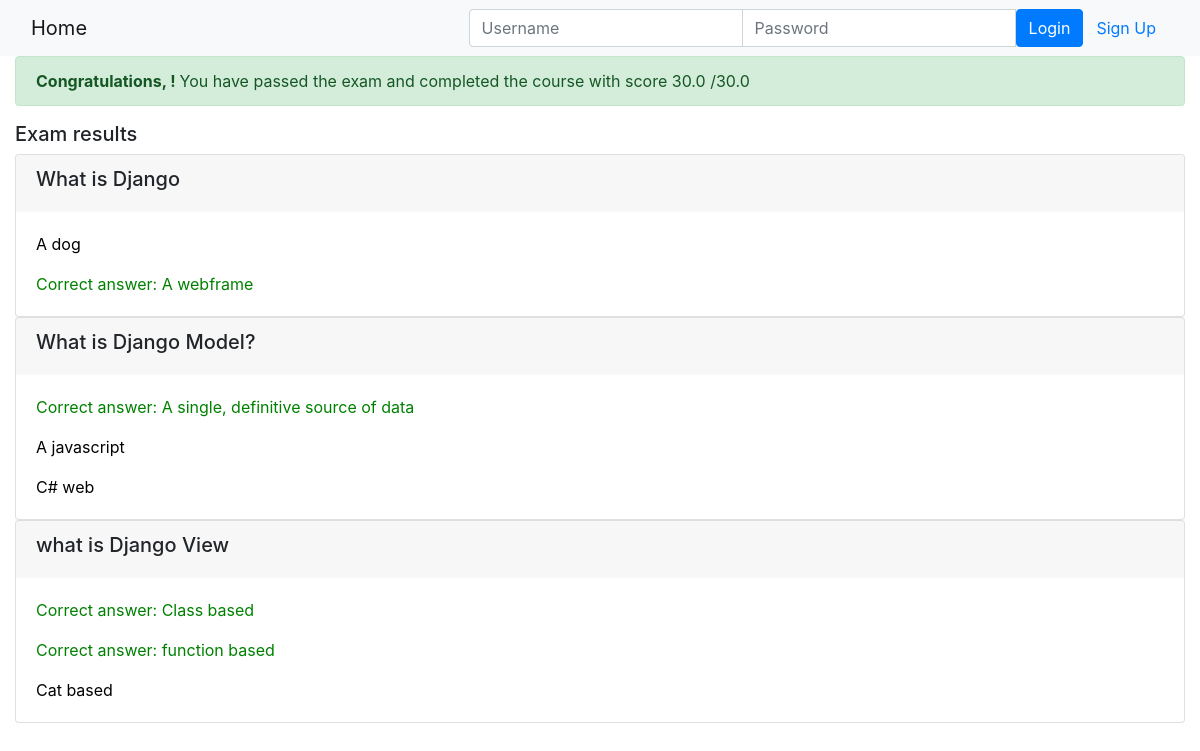
Page /onlinecourse/course/1/submission/1/result/ on the committed database.
### onlinecourse/models.py (models this page shows)
class Question(models.Model):
    course = models.ForeignKey(Course, on_delete=models.CASCADE)
    title = models.CharField(max_length=550, default="question title")
    text = models.CharField(max_length=550, default="question text")
    grade = models.FloatField(default=10.0)
    def is_get_score(self, selected_ids):
        all_answers = self.choice_set.filter(is_correct=True).count()
        selected_correct = self.choice_set.filter(is_correct=True, id__in=selected_ids).count()
        if all_answers == selected_correct:
            return True
        else:
            return False

class Choice(models.Model):
    question = models.ForeignKey(Question, on_delete=models.CASCADE)
    text = models.CharField(max_length=550, default="question text")
    is_correct = models.BooleanField(default=False)

### onlinecourse/views.py (the view)
# urls.py: path('course/<int:course_id>/submission/<int:submission_id>/result/', views.show_exam_result, name='show_exam_result'),
def show_exam_result(request, course_id, submission_id):
    course = get_object_or_404(Course, pk=course_id)
    submission = get_object_or_404(Submission, pk=submission_id)
    choices = submission.choices.all()
    total_mark=0
    mark = 0
    for question in course.question_set.all():
        total_mark += question.grade
        if question.is_get_score(choices):
            mark += question.grade
    return render(
        request,
        'onlinecourse/exam_result_bootstrap.html',
        {"course":course, "choices":choices,"mark":mark,
            "total_mark": total_mark,
            "submission": submission,
            "grade": int((mark / total_mark) * 100) }
    )

### onlinecourse/templates/onlinecourse/exam_result_bootstrap.html (shortened to what this page needs)
<!DOCTYPE html>
<html lang="en">
<head>
    {% load static %}
    <link rel="stylesheet" href="https://maxcdn.bootstrapcdn.com/bootstrap/4.5.2/css/bootstrap.min.css">
</head>
<body>
 <nav class="navbar navbar-light bg-light">
    <div class="container-fluid">
        <div class="navbar-header">
              <a class="navbar-brand" href="{% url 'onlinecourse:index' %}">Home</a>
        </div>
        <ul class="nav navbar-nav navbar-right">
            {% if user.is_authenticated %}
            <li>
                <a class="btn btn-link" href="#">{{ user.first_name }}({{ user.username }})</a>
                <a class="btn btn-link" href="{% url 'onlinecourse:logout' %}">Logout</a>
            </li>
            {% else %}
            <li>
                <form class="form-inline" action="{% url 'onlinecourse:login' %}" method="post">
                    <div class="input-group">
                        <input type="text" class="form-control" placeholder="Username" name="username" >
                        <input type="password" class="form-control" placeholder="Password" name="psw" >
                        <button class="btn btn-primary" type="submit">Login</button>
                        <a class="btn btn-link" href="{% url 'onlinecourse:registration' %}">Sign Up</a>
                    </div>
                </form>
            </li>
            {% endif %}
        </ul>
    </div>
</nav>
<div class="container-fluid">
    {% if grade > 80 %}
    <div class="alert alert-success">
       <b> Congratulations, {{user.name}} ! </b> You have passed the exam and completed
            the course with score {{mark}} /{{total_mark}}
    </div>
        {% else %}
        <div class="alert alert-danger">
            <b> Failed ! </b>Sorry, {{user.name}} ! You have failed with score  {{mark}} /{{total_mark}}
        </div>
        <a class="btn btn-link text-danger" href="{% url 'onlinecourse:course_details' course.id %}">Re-test</a>
        {% endif %}
        <div class="card-columns-vertical mt-1">
        <h5 class="">Exam results</h5>
            {% for question in course.question_set.all %}
                <div class="card">
                    <div class="card-header border-light">
                        <h5>{{question.text}}</h5>
                    </div>
                    <div class="card-body">
                        {% for choice in question.choice_set.all %}
                           {% if choice.is_correct and choice in choices %}
                            <p class="card-text" style="color:green">Correct answer: {{choice.text}}</p>
                            {% elif choice.is_correct and choice not in choices %}
                            <p class="card-text" style="color:orange">Not selected: {{choice.text}}</p>
                            {% elif choice.is_correct == False and choice in choices %}
                            <p class="card-text" style="color:red">Wrong answer: {{choice.text}}</p>
                            {% else %}
                            <p class="card-text" style="color:black">{{choice.text}}</p>
                            {% endif %}
                        {% endfor %}
                    </div>
                </div>
            {% endfor %}
        </div>
    </div>
</body>
</html>

### rows in the picture
Question: text "What is Django"
Choice: text "A dog"
Choice: text "A webframe"
Question: text "What is Django Model?"
Choice: text "A single, definitive source of data"
Choice: text "A javascript"
Choice: text "C# web"
Question: text "what is Django View"
Choice: text "Class based"
Choice: text "function based"
Choice: text "Cat based"

### other values in the picture
{{ mark }} "30.0"
{{ total_mark }} "30.0"
